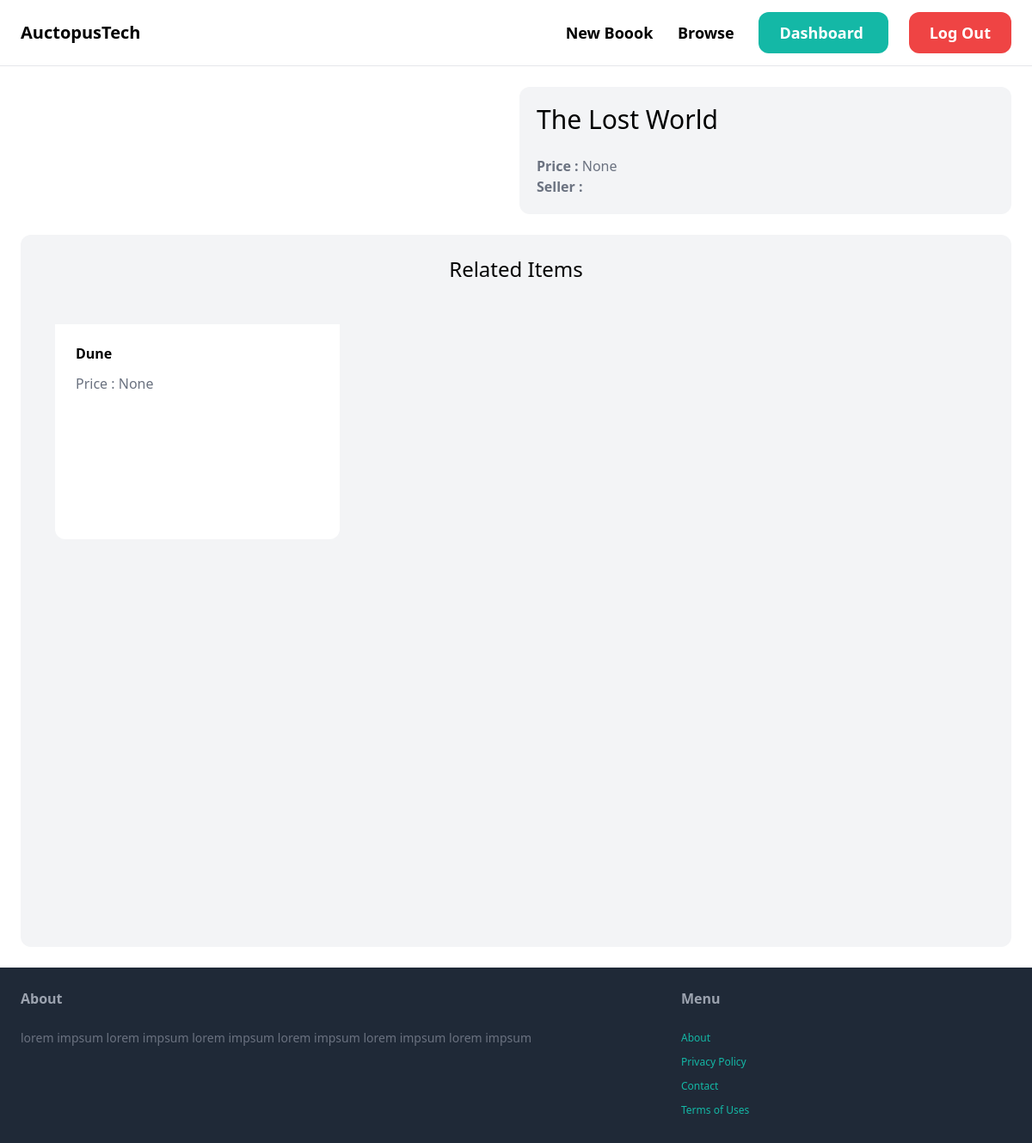
Screenshot of /books/1 (signed in) with the database file from the repository.
### books/models.py (models this page shows, shortened)
class Book(models.Model):
    category = models.ForeignKey(Category, related_name='items', on_delete=models.CASCADE)
    name = models.CharField(max_length=255)
    description = models.TextField(blank=True, null=True)
    price = models.FloatField(blank=True, null=True)
    image = models.ImageField(upload_to='items_images', blank=True, null=True)
    created_at = models.DateTimeField(auto_now_add=True)

### books/views.py (the view)
# urls.py: path('<int:pk>', views.detail, name='detail'),
@login_required
def detail(request, pk):
    item = get_object_or_404(Book, pk=pk)
    related_items = Book.objects.filter(category=item.category).exclude(pk=pk)[:3]
    return render(request, 'books/detail.html', {'item': item, 'related_items': related_items})

### books/templates/books/detail.html (shortened to what this page needs)
{% extends 'core/base.html' %}
{% block content %}
    <div class="grid grid-cols-4 gap-2">
        <div class='col-span-2'>
        </div>
        <div class="col-span-2 p-5 bg-gray-100 rounded-xl">
            <h1 class="mb-6 text-3xl"> {{item.name}} </h1>
            <p class="text-gray-500"><strong> Price :</strong> {{item.price}}</p>
            <p class="text-gray-500"><strong> Seller :</strong>
            </p>
        </div>
    </div>
    <div class="mt-6 px-6 py-6 bg-gray-100 rounded-xl">
        <h2 class="mb-12 text-2xl text-center">Related Items</h2>
        <div class="grid grid-cols-3 gap-2">
            {% for item in related_items %}
            <div class="card px-4" style="max-width: 500px; height: 700px;">
                <a href="{% url 'item:detail' item.id %}">
                    <div class="p-6 bg-white rounded-b-xl" style="height: 250px; line-height: 50px;">
                        <h2 class="card-title text-2xl" style="font-size: medium; line-height: 20px;"><b>{{item.name}}</b>
                        </h2>
                        <p class="card-text text-gray-500">Price : {{item.price}}</p>
                    </div>
                </a>
            </div>
            {% endfor %}
        </div>
    </div>
{% endblock content %}

### rows the page displays
Book: name "The Lost World", price "None"
Book: name "Dune", price "None"
